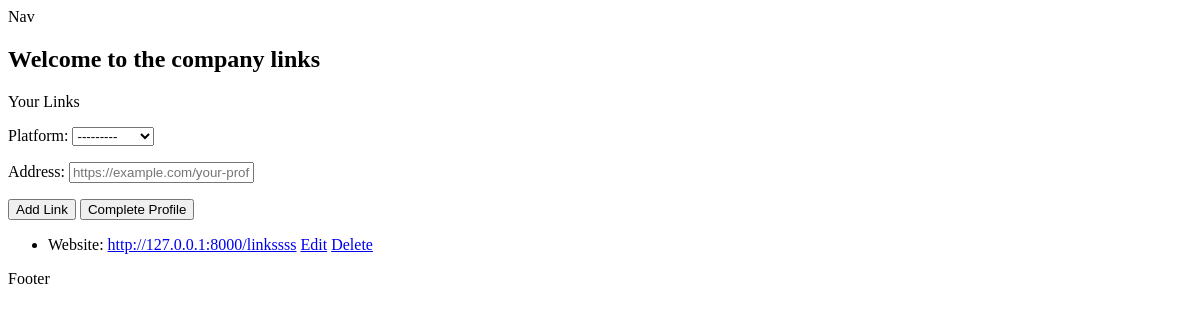
Before: /links/ (signed in) with the older database file.
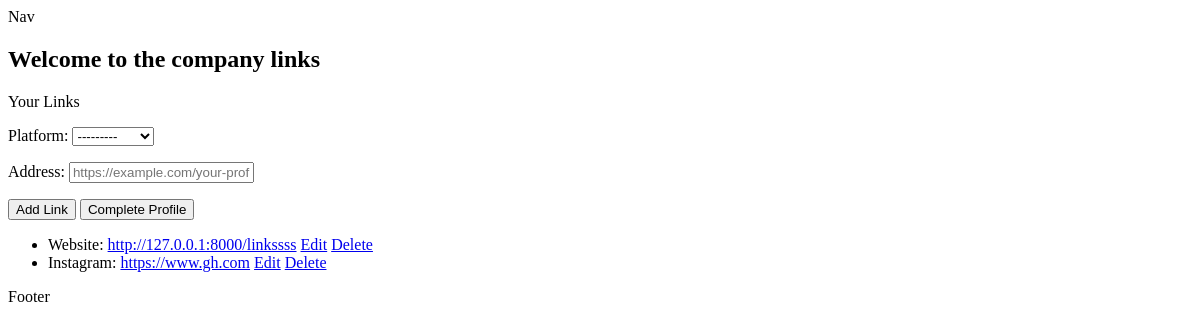
After: the same page with the newer database file.
### app_main/models/links.py (models this page shows, shortened)
class Links(models.Model):
    PLATFORM_CHOICES = [
        ("website", "Website"),
        ("linkedin", "LinkedIn"),
        ("x", "X"),
        ("instagram", "Instagram"),
        ("facebook", "Facebook"),
        ("github", "Github"),
    ]
    user = models.ForeignKey(User, on_delete=models.CASCADE, related_name="links")
    platform = models.CharField(max_length=50, choices=PLATFORM_CHOICES)
    address = models.URLField()
    created_at = models.DateTimeField(auto_now_add=True)

### app_main/views/links_view.py (the view, shortened to what this page needs)
# urls.py: path("links/", links_index, name="links_index"),
@login_required
def links_index(request):
    links = request.user.links.all()  # fetch all links for this user
    link_id = request.GET.get('edit')
    link_instance = None
    if link_id:
        link_instance = get_object_or_404(links, id=link_id)
    form = LinksForm(instance=link_instance)
    return render(request, 'links/index.html', {
        'links_form': form,
        'links': links,
        'editing': link_id
    })

### app_main/forms/links_form.py (shortened to what this page needs)
class LinksForm(forms.ModelForm):
    class Meta:
        model = Links
        fields = ['platform', 'address']
        widgets = {
            'platform': forms.Select(attrs={
                'class': 'form-control'
            }),
            'address': forms.URLInput(attrs={
                'placeholder': 'https://example.com/your-profile',
                'class': 'form-control'
            }),
        }

### app_main/templates/links/index.html (shortened to what this page needs)
{% extends "layout.html" %} {% block content %}
<h2>Welcome to the company links</h2>
<div class="card mt-3">
  <p>Your Links</p>
  <form method="POST">
    {{ links_form.as_p }}
    <button type="submit" name="action" value="add" novalidate>
      {% if editing %}Update Link{% else %}Add Link{% endif %}
    </button>
    <button type="submit" name="complete_profile">
      Complete Profile
    </button>
  </form>
  {% if links %}
    <ul class="list-group mt-3">
      {% for link in links %}
        <li class="list-group-item d-flex justify-content-between align-items-center">
          {{ link.platform|capfirst }}:
          <a href="{{ link.address }}" target="_blank">{{ link.address }}</a>
          <span>
            <a href="?edit={{ link.id }}" class="btn btn-sm btn-primary">Edit</a>
            <a href="{% url 'app_main:delete_link' link.id %}"
               class="btn btn-sm btn-danger"
               onclick="return confirm('Are you sure you want to delete this link?');">
               Delete
            </a>
          </span>
        </li>
      {% endfor %}
    </ul>
  {% else %}
    <p>No links added yet.</p>
  {% endif %}
</div>
{% endblock %}

Changed rows visible on the page:
added Links: platform "Instagram", address "https://www.gh.com"
